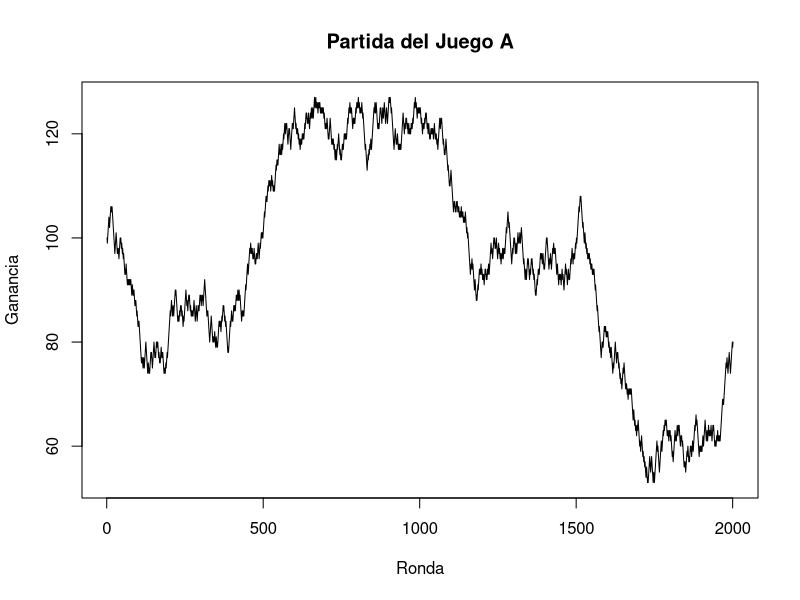
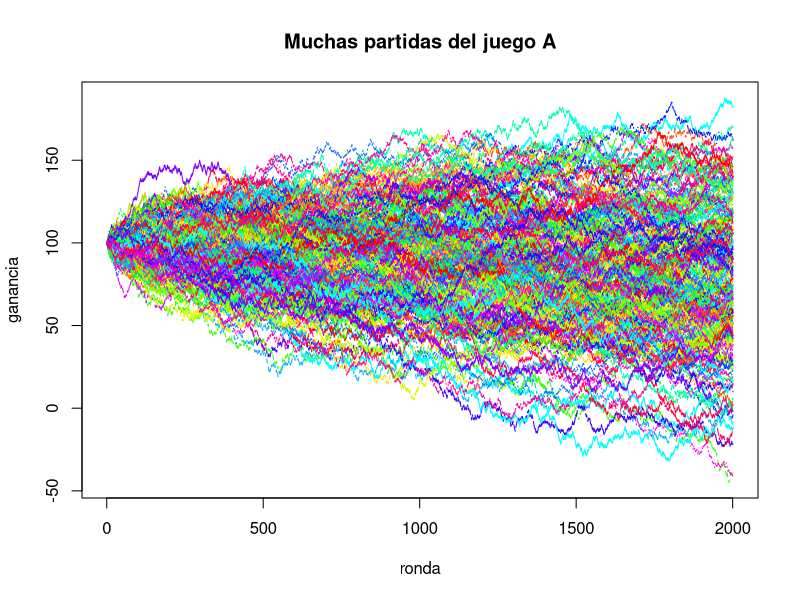
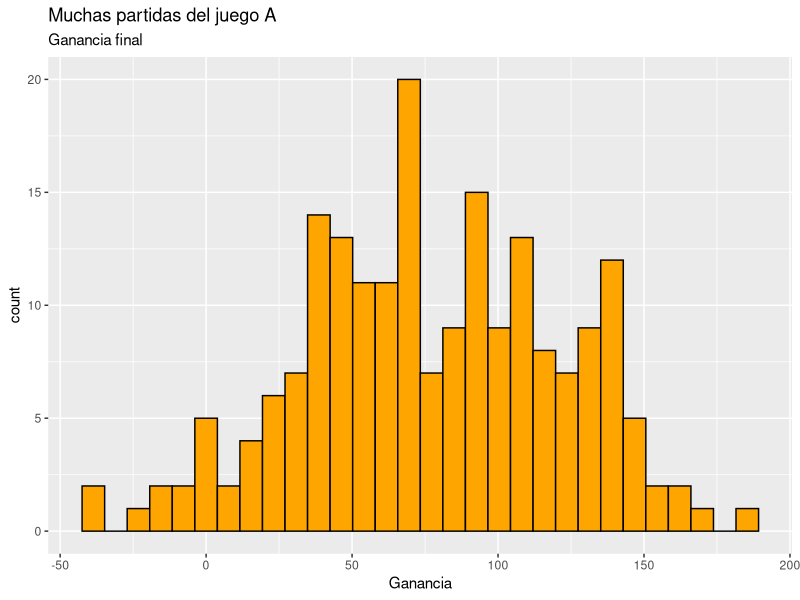
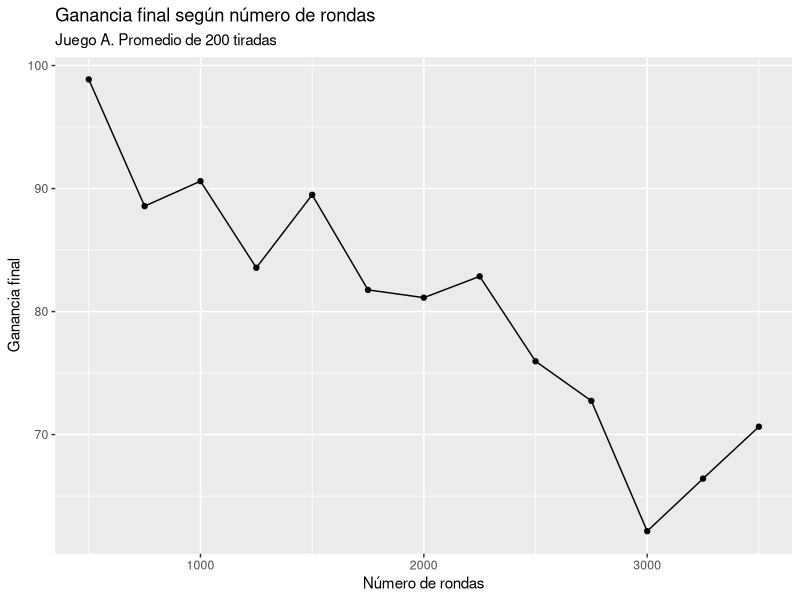
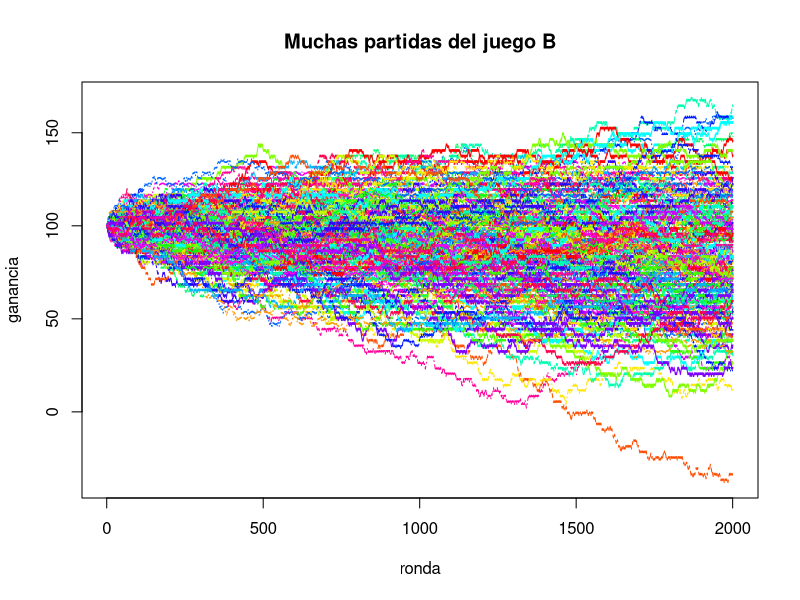
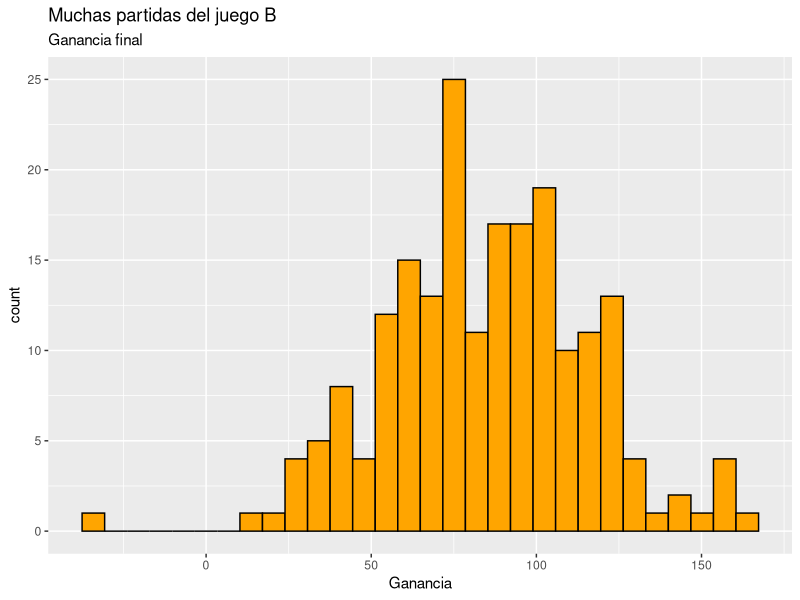
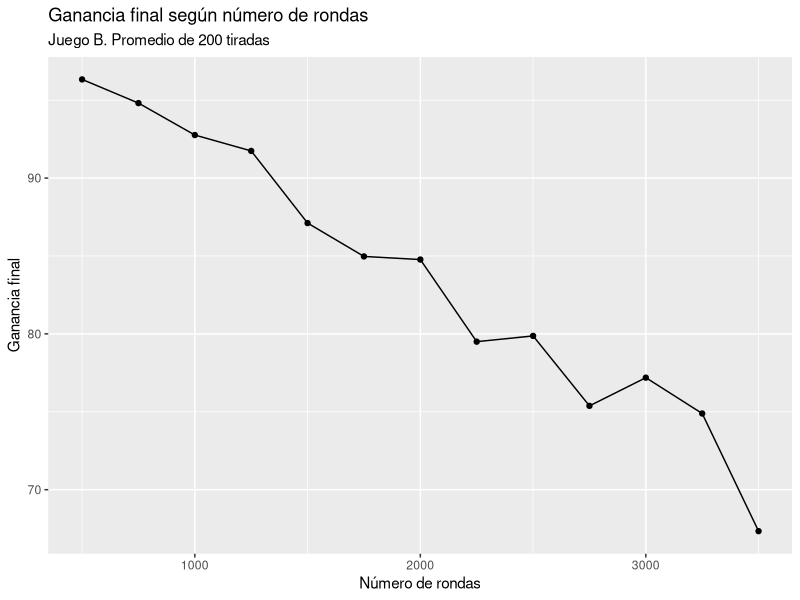

These figures' R source, in order: (Note: a time limit stopped this script after it produced the figures.)
## ---- chunk 1
knitr::opts_chunk$set(echo = TRUE) 
## ---- chunk 2
 # Cargamos gglot2, la única librería que vamos a utilizar
library(ggplot2)

# Esta funcion actualiza la ganancia que tenga el jugador con la juego A
juego_a <- function(x) {
  x + sample(x = c(-1,1), size = 1, prob=c(0.505,0.495)) # moneda 1
}

## ---- chunk 3
# Vamos a simular 2000 rondas
rondas <- 2000

# Inicializamos el vector de ganancias con 100 euros
ganancia <- numeric()
ganancia[1] <- 100
## ---- chunk 4
set.seed(1234)
## ---- chunk 5
# Simulamos una partida del total de rondas anterior
for (i in seq_len(rondas)) {
  ganancia[i+1] <- juego_a(ganancia[i])
}
## ---- chunk 6
# Representamos en un gráfico la evolución de la partida
plot(ganancia, 
     type="l", 
     xlab="Ronda",
     ylab="Ganancia",
     main="Partida del Juego A")
## ---- chunk 7
juego_a_n <- function (n)
{
  x <- numeric() # x representa la ganancia
  x[1] <- 100    # la inicializamos en 100 euros
  for (i in seq_len(n))
    x[i+1] <- juego_a(x[i])
  return(x)
}
## ---- chunk 8
muchas_partidas_a <- replicate(200, juego_a_n(2000))
## ---- chunk 9
dim(muchas_partidas_a)
## ---- chunk 10
matplot(muchas_partidas_a, 
        type="l", 
        xlab="ronda",
        ylab="ganancia",   
        main="Muchas partidas del juego A",
        col=rainbow(20))

## ---- chunk 11
ganancia_final_a <- muchas_partidas_a[2001,]
## ---- chunk 12
ggplot() + 
  aes(ganancia_final_a) + 
  geom_histogram(colour="black", fill="orange")+
  labs(title="Muchas partidas del juego A",
       subtitle="Ganancia final",
       x="Ganancia")
## ---- chunk 13
summary(ganancia_final_a)

## ---- chunk 14
juego_a_n_m <- function (n, m){
  x <- replicate(m, juego_a_n(n))
  mean(x[n+1,])
}
## ---- chunk 15
rondas <- seq(from = 500, to = 3500, by = 250)
## ---- chunk 16
rondas
## ---- chunk 17
ganancia_promedio_final <- sapply(rondas, function(x) juego_a_n_m(x, 200))
## ---- chunk 18
datos <- data.frame(rondas = rondas,
                    ganancia_promedio_final = ganancia_promedio_final)
## ---- chunk 19
head(datos)
## ---- chunk 20
ggplot(datos, aes(x = rondas, y = ganancia_promedio_final)) + 
    geom_point() +
    geom_line() +
  labs(title = "Ganancia final según número de rondas",
       subtitle = "Juego A. Promedio de 200 tiradas",
       x = "Número de rondas",
       y = "Ganancia final")
## ---- chunk 21
# Esta funcion actualiza la ganancia que tenga el jugador con el juego B
juego_b <- function(x) {
  ifelse(x %% 3 != 0, 
         x + sample(c(-1,1), 1, prob=c(0.255, 0.745)),
         x + sample(c(-1,1), 1, prob=c(0.905, 0.095)))
}
## ---- chunk 22
# Para generar n tiradas del nuevo juego b
juego_b_n <- function (n)
{
  x <- numeric()  # x representa la ganancia
  x[1] <- 100     # la inicializamos en 100 euros
  for (i in seq_len(n))
    x[i+1] <- juego_b(x[i])
  x
}

# Generamos 200 partidas del juego B
muchas_partidas_b <- replicate(200, juego_b_n(2000))

# Las visualizamos
matplot(muchas_partidas_b, 
        type="l", 
        xlab="ronda",
        ylab="ganancia",   
        main="Muchas partidas del juego B",
        col=rainbow(20))
## ---- chunk 23
# Nos quedamos con la ganancia final de las 200 partidas
ganancia_final_b <- muchas_partidas_b[2001,]

ggplot() + 
  aes(ganancia_final_b) + 
  geom_histogram(colour="black", fill="orange")+
  labs(title="Muchas partidas del juego B",
       subtitle="Ganancia final",
       x="Ganancia")
## ---- chunk 24
summary(ganancia_final_b)
## ---- chunk 25
juego_b_n_m <- function (n, m){
  x <- replicate(m, juego_b_n(n))
  mean(x[n+1,])
}

rondas <- seq(from = 500, to = 3500, by = 250)

ganancia_promedio_final <- sapply(rondas, function(x) juego_b_n_m(x, 200))

datos <- data.frame(rondas = rondas,
                    ganancia_promedio_final = ganancia_promedio_final)

ggplot(datos, aes(x = rondas, y = ganancia_promedio_final)) + 
  geom_point() +
  geom_line() +
  labs(title = "Ganancia final según número de rondas",
       subtitle = "Juego B. Promedio de 200 tiradas",
       x = "Número de rondas",
       y = "Ganancia final")

## ---- chunk 26
# Esta funcion actualiza la ganancia que tenga el jugador con el juego AB
juego_ab <- function(x) {
  lanzo_moneda_justa <- sample(x = c("cara", "cruz"), 
                               size = 1, 
                               prob=c(0.5 ,0.5))
  ifelse(lanzo_moneda_justa == "cara", juego_a(x), juego_b(x))
}
## ---- chunk 27
# Para generar n tiradas del nuevo juego b
juego_ab_n <- function (n)
{
  x <- numeric()  # x representa la ganancia
  x[1] <- 100     # la inicializamos en 100 euros
  for (i in seq_len(n))
    x[i+1] <- juego_ab(x[i])
  x
}

# Generamos 200 partidas del juego AB
muchas_partidas_ab <- replicate(200, juego_ab_n(2000))

# Las visualizamos
matplot(muchas_partidas_ab, 
        type="l", 
        xlab="ronda",
        ylab="ganancia",   
        main="Muchas partidas del juego AB",
        col=rainbow(20))
## ---- chunk 28
# Nos quedamos con la ganancia final de las 200 partidas
ganancia_final_ab <- muchas_partidas_ab[2001,]

ggplot() + 
  aes(ganancia_final_ab) + 
  geom_histogram(colour="black", fill="orange")+
  labs(title="Muchas partidas del juego AB",
       subtitle="Ganancia final",
       x="Ganancia")
## ---- chunk 29
summary(ganancia_final_ab)
## ---- chunk 30
juego_ab_n_m <- function (n, m){
  x <- replicate(m, juego_ab_n(n))
  mean(x[n+1,])
}

rondas <- seq(from = 500, to = 3500, by = 250)

ganancia_promedio_final <- sapply(rondas, 
                                  function(x) juego_ab_n_m(x, 200))

datos <- data.frame(rondas = rondas,
                    ganancia_promedio_final = ganancia_promedio_final)

ggplot(datos, aes(x = rondas, y = ganancia_promedio_final)) + 
  geom_point() +
  geom_line() +
  labs(title = "Ganancia final según número de rondas",
       subtitle = "Juego AB. Promedio de 200 tiradas",
       x = "Número de rondas",
       y = "Ganancia final")
